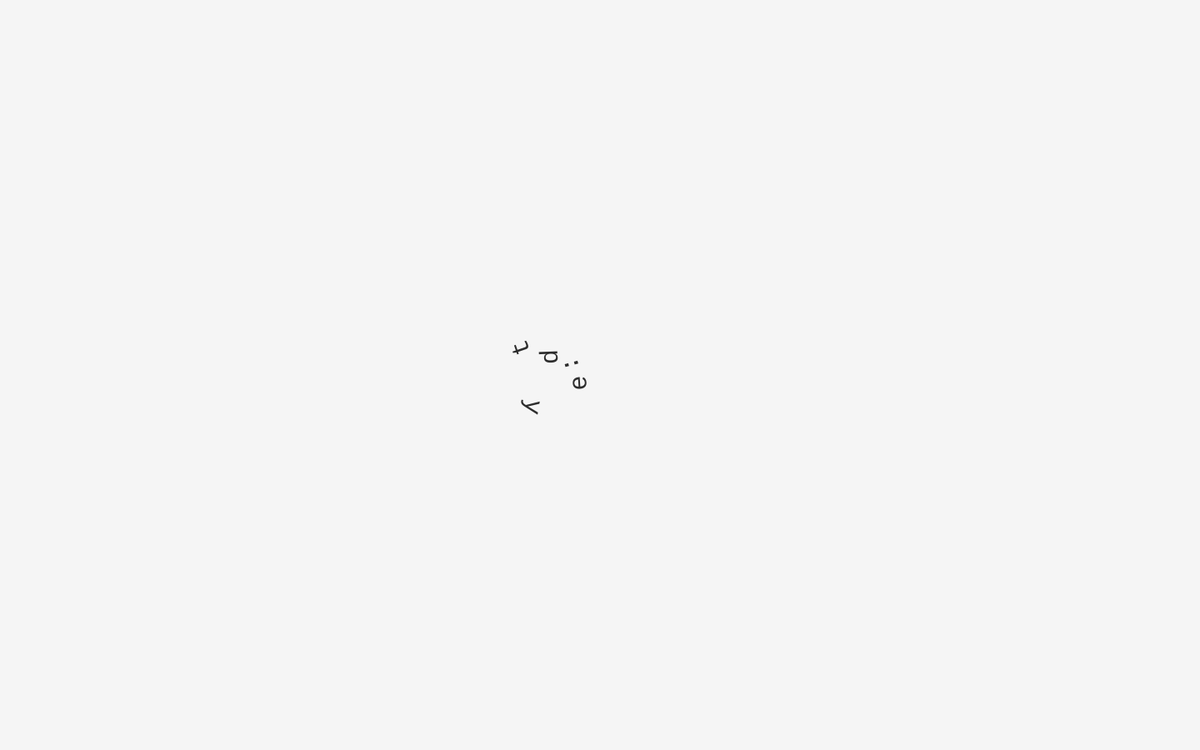
Frame 1 (no input)
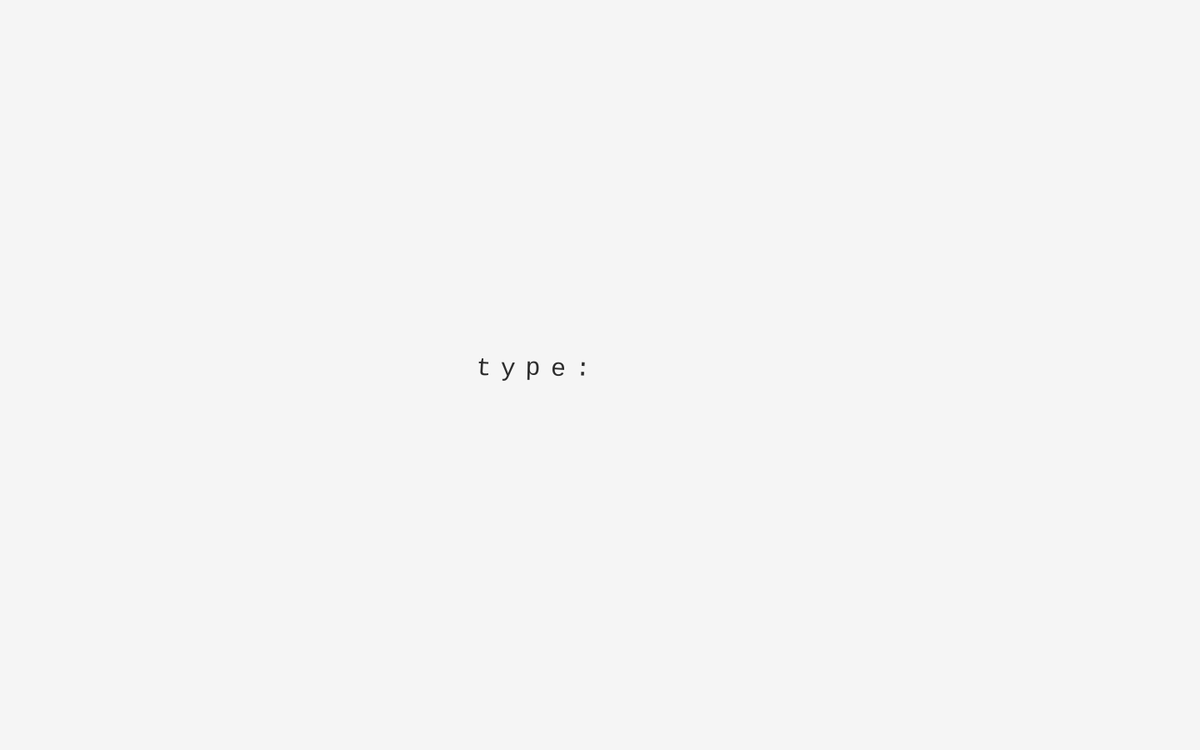
Frame 60 (no input)
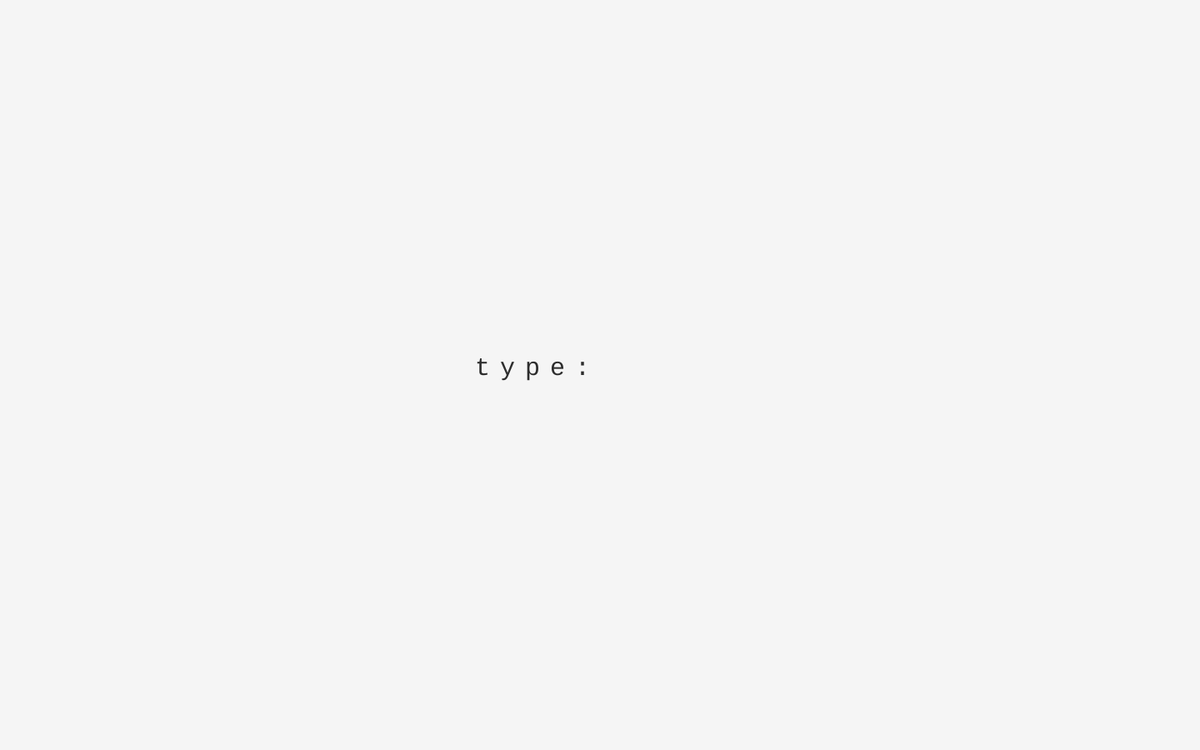
Frame 120 (the mouse pressed at the canvas centre since frame 60)

The p5.js sketch that drew these frames (run headless with seeded random() and noise() and a simulated clock; from frame 60 on, the mouse is pressed at the canvas centre):

// p5.js sketch
// ── sketch.js
var charObjs = [];
var chars = "type:";
var nextCharXPos = 0;
var charSize = 30;
var value = 245;


function setup() {
  createCanvas(1440, 900);
  smooth();
  textFont('COURIER');
  for (var i=0; i<chars.length; i++) {
    charObjs[i] = new MovingChar(chars[i], nextCharXPos, height/2, charSize, 0.07);
    nextCharXPos += charSize;
  }
}

function draw() {
  background(value);
  push();
  translate(width/2 - nextCharXPos, 0);
  for (var i=0; i<charObjs.length; i++) {
    charObjs[i].move();
    charObjs[i].bounce(width, height);
    charObjs[i].draw();
  }
  pop();
}

function keyPressed() {

  var newChar = new MovingChar(key, nextCharXPos, height/2, size, 0.07);
  charObjs.push(newChar);
  nextCharXPos += charSize;

  /*
  if (value === 0) {
    value = 230;
  } else {
    value = 0;
  }
  */
}

// ── movingChar.js
class MovingChar {
  constructor(char, x, y, size, speed) {
    this.char = char;
    this.targetPosX = x;
    this.targetPosY = y;
    this.speed = speed;
    this.size = size;
    this.x = x + random(100);
    this.y = y + random(-50, 50);
    this.rotation = random(PI * 2);
    this.alpha = 0;
  }

  move() {
    var diffX = this.targetPosX - this.x;
    var diffY = this.targetPosY - this.y;
    this.x = this.x + diffX * this.speed;
    this.y = this.y + diffY * this.speed;
    var diffRot = 0 - this.rotation;
    this.rotation = this.rotation + diffRot * this.speed;
  }


  bounce (width, height) {
    if (this.x > width || this.x < 0) {
      this.speedX = this.speedX * -1;
    } else if (this.y > height || this.y < 0) {
      this.speedY = this.speedY * -1;
    }
  }

  draw () {
    textSize(this.size);
    push();
    translate(this.x, this.y);
    rotate(this.rotation);
    fill(45);
    text(this.char, 0, 0);
    pop();
  }
}
